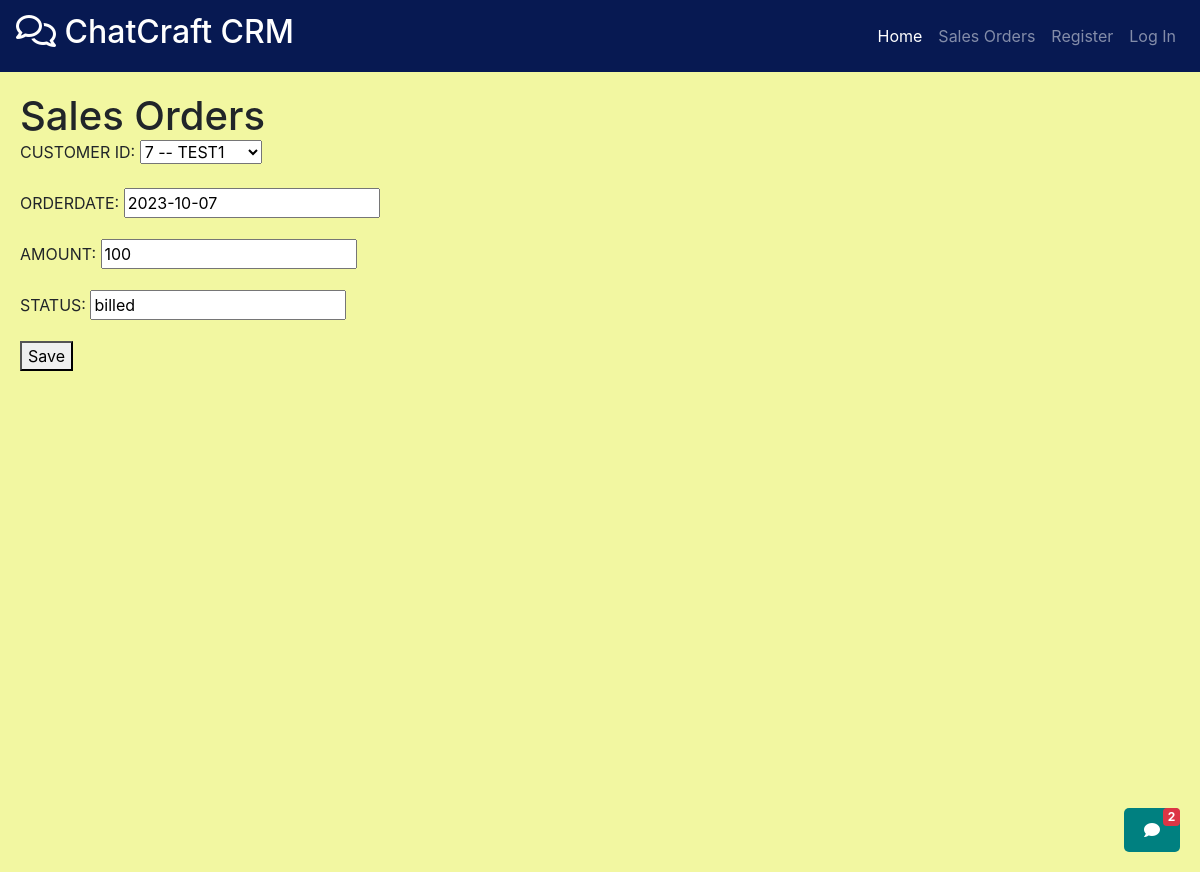
/sales_orders/edit/9/, run on an earlier commit of the app's database.
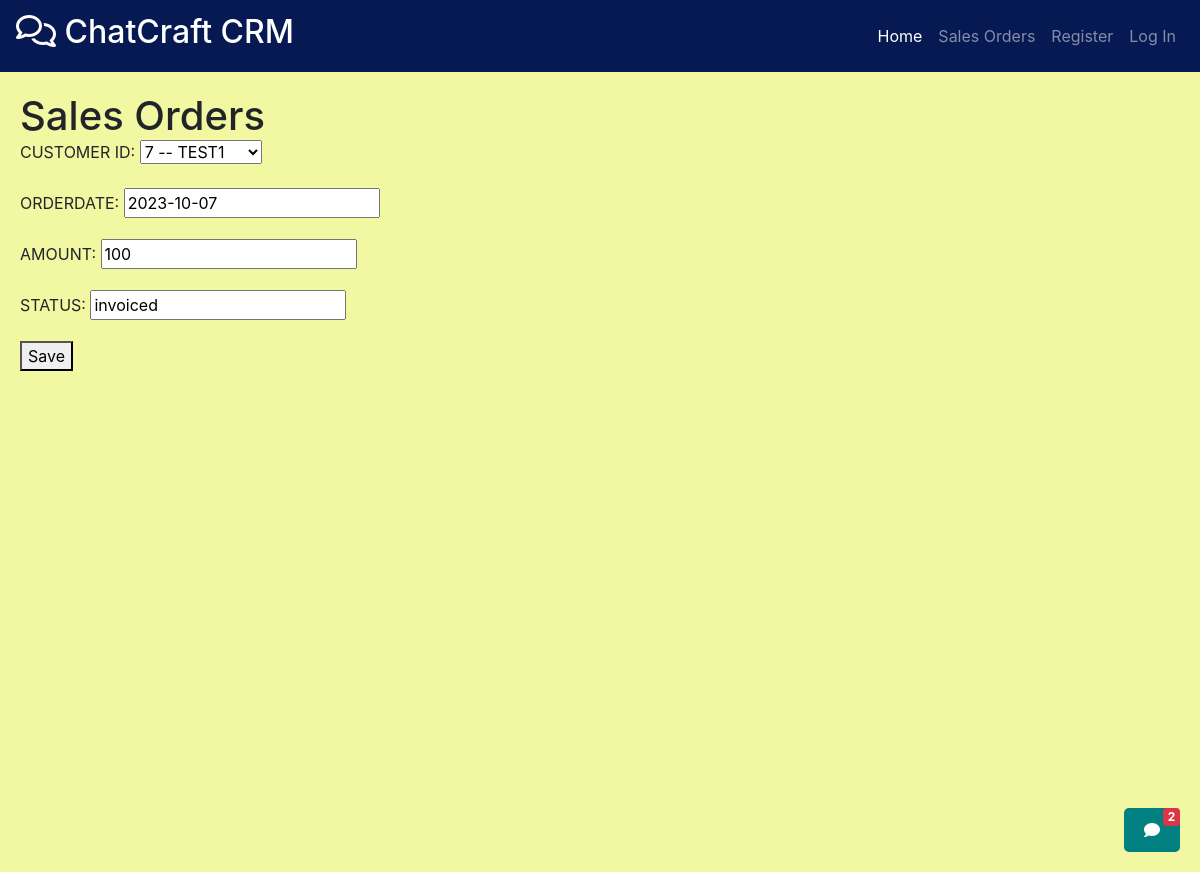
And on a later commit of the database.
### sales_orders/models.py (models this page shows, shortened)
class SalesOrder(models.Model):
    SALES_ORDER_ID=models.AutoField(primary_key=True)
    CUSTOMER_ID=models.ForeignKey(Customer,on_delete=models.CASCADE,db_column="CUSTOMER_ID")
    ORDERDATE = models.DateField(blank=True, null=True)
    AMOUNT=models.IntegerField(default =0 ,null=True,blank = True)
    STATUS = models.CharField(max_length=35,null=True,blank = True)

### sales_orders/views.py (the view)
# urls.py: path('edit/<int:sales_order_id>/',views.editSalesOrder),
@csrf_exempt
def editSalesOrder(request, sales_order_id):
    instance = get_object_or_404(SalesOrder, pk=sales_order_id)
    if request.method == 'POST':
        form = SalesOrderForm(request.POST, instance=instance)
        if form.is_valid():
            form.save()
            return redirect('/sales_orders/get/')
        else:
            error_json = form.errors.as_json()
            return HttpResponse(error_json, content_type='application/json')
    else:
        form = SalesOrderForm(instance=instance)
        return render(request, 'SalesOrders/save_sales_orders.html', {'form': form, 'instance': instance})

### sales_orders/forms.py (shortened to what this page needs)
class SalesOrderForm(forms.ModelForm):
    class Meta:
        model = SalesOrder
        fields = ["CUSTOMER_ID", "ORDERDATE", "AMOUNT", "STATUS"]  # List the fields you want to edit

### customers/models.py (called while the page is built)
    def __str__(self):
        return f"{self.CUSTOMER_ID} -- {self.COMPANY_NAME}"

### sales_orders/templates/SalesOrders/save_sales_orders.html (shortened to what this page needs)
{% extends 'base.html' %}
{% block extra_nav %}
<li class="nav-item">
    <a class="nav-link" href="/sales_orders/get/">Sales Orders</a>
</li>
{% endblock %}
{% block content %}
<h1>Sales Orders</h1>
<form method="post">
    {{ form.as_p }}
    <button type="submit">Save</button>
</form>
{% endblock %}

What changed in the data, as far as the page shows it:
changed SalesOrder: STATUS "billed" → "invoiced"
